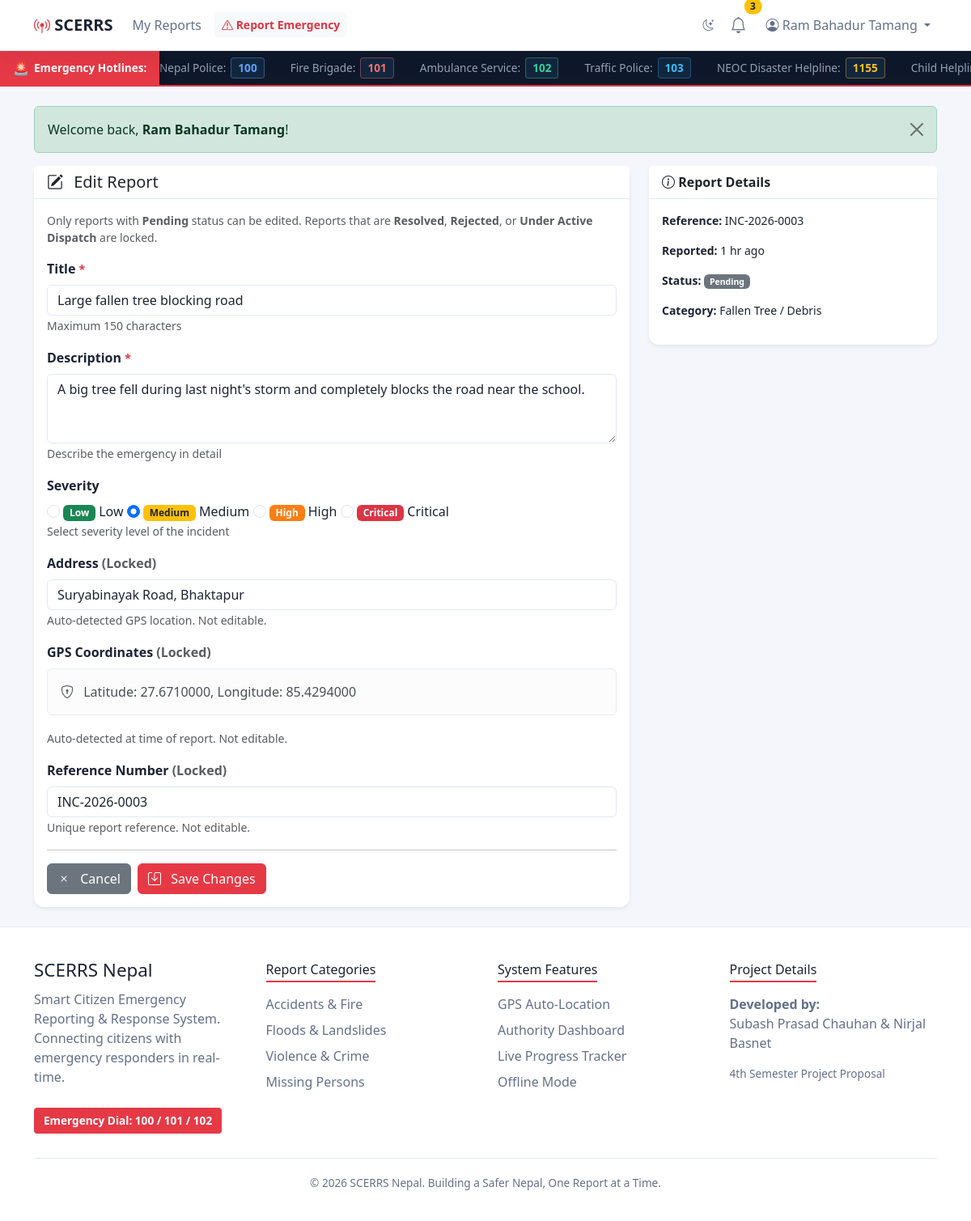
Page /citizen/edit_report.php?id=3 (signed in) on the committed database.
### tables this page shows
CREATE TABLE users (
  id             INT UNSIGNED AUTO_INCREMENT PRIMARY KEY,
  name           VARCHAR(120) NOT NULL,
  first_name     VARCHAR(80)  DEFAULT NULL,
  middle_name    VARCHAR(80)  DEFAULT NULL,
  last_name      VARCHAR(80)  DEFAULT NULL,
  email          VARCHAR(150) NOT NULL UNIQUE,
  phone          VARCHAR(20)  DEFAULT NULL,
  country        VARCHAR(60)  DEFAULT 'Nepal',
  identity_type  ENUM('citizenship','passport') DEFAULT 'citizenship',
  identity_no    VARCHAR(50)  DEFAULT NULL,
  province       VARCHAR(60)  DEFAULT NULL,
  district       VARCHAR(60)  DEFAULT NULL,
  municipality   VARCHAR(120) DEFAULT NULL,
  tole           VARCHAR(120) DEFAULT NULL,
  ward_no        SMALLINT UNSIGNED DEFAULT NULL,
  officer_id     VARCHAR(50)  DEFAULT NULL,
  designation    VARCHAR(100) DEFAULT NULL,
  official_email VARCHAR(150) DEFAULT NULL,
  dept_address   VARCHAR(255) DEFAULT NULL,
  password       VARCHAR(255) NOT NULL,
  role           ENUM('citizen','authority','admin') NOT NULL DEFAULT 'citizen',
  department_id  INT UNSIGNED DEFAULT NULL,
  active         TINYINT(1) NOT NULL DEFAULT 1,
  created_at     TIMESTAMP DEFAULT CURRENT_TIMESTAMP,
  CONSTRAINT fk_users_department FOREIGN KEY (department_id) REFERENCES departments(id) ON DELETE SET NULL,
  INDEX idx_users_role (role)
);

CREATE TABLE incidents (
  id           INT UNSIGNED AUTO_INCREMENT PRIMARY KEY,
  ref_no       VARCHAR(20) NOT NULL UNIQUE,
  user_id      INT UNSIGNED NOT NULL,
  category_id  INT UNSIGNED NOT NULL,
  title        VARCHAR(150) NOT NULL,
  description  TEXT NOT NULL,
  latitude     DECIMAL(10,7) NOT NULL,
  longitude    DECIMAL(10,7) NOT NULL,
  address      VARCHAR(255) DEFAULT NULL,
  severity     ENUM('low','medium','high','critical') NOT NULL DEFAULT 'medium',
  status       ENUM('pending','acknowledged','in_progress','resolved','rejected') NOT NULL DEFAULT 'pending',
  created_at   TIMESTAMP DEFAULT CURRENT_TIMESTAMP,
  updated_at   TIMESTAMP DEFAULT CURRENT_TIMESTAMP ON UPDATE CURRENT_TIMESTAMP,
  CONSTRAINT fk_incidents_user     FOREIGN KEY (user_id)     REFERENCES users(id)     ON DELETE CASCADE,
  CONSTRAINT fk_incidents_category FOREIGN KEY (category_id) REFERENCES categories(id),
  INDEX idx_incidents_status   (status),
  INDEX idx_incidents_category (category_id),
  INDEX idx_incidents_created  (created_at)
);

CREATE TABLE categories (
  id            INT UNSIGNED AUTO_INCREMENT PRIMARY KEY,
  name          VARCHAR(100) NOT NULL UNIQUE,
  department_id INT UNSIGNED NOT NULL,
  icon          VARCHAR(10)  DEFAULT '⚠️',
  active        TINYINT(1) NOT NULL DEFAULT 1,
  CONSTRAINT fk_categories_department FOREIGN KEY (department_id) REFERENCES departments(id),
  INDEX idx_categories_active (active)
);

### config/db.php (called while the page is built, shortened)
<?php
function db(): PDO
{
    static $pdo = null;
    if ($pdo === null) {
        $dsn = sprintf('mysql:host=%s;port=%s;dbname=%s;charset=utf8mb4', DB_HOST, DB_PORT, DB_NAME);
        try {
            $pdo = new PDO($dsn, DB_USER, DB_PASS, [
                PDO::ATTR_ERRMODE            => PDO::ERRMODE_EXCEPTION,
                PDO::ATTR_DEFAULT_FETCH_MODE => PDO::FETCH_ASSOC,
                PDO::ATTR_EMULATE_PREPARES   => false,
            ]);
        } catch (PDOException $e) {
            http_response_code(500);
            exit('Database connection failed. Please make sure MySQL is running and the "scerrs" database is imported (see database/scerrs.sql).');
        }
    }
    return $pdo;
}

### citizen/edit_report.php (the view, shortened to what this page needs)
<?php
$user = require_role('citizen');
$id = (int)($_GET['id'] ?? 0);
$stmt = db()->prepare(
    'SELECT i.*, c.name AS category_name, c.icon, d.name AS department_name
     FROM incidents i
     JOIN categories c ON c.id = i.category_id
     JOIN departments d ON d.id = c.department_id
     WHERE i.id = ? AND i.user_id = ?'
);
$stmt->execute([$id, $user['id']]);
$incident = $stmt->fetch();
?>
<?php require __DIR__ . '/../includes/header.php'; ?>
<div class="row g-4">
  <div class="col-lg-8">
    <div class="card border-0 shadow-sm">
      <div class="card-header bg-white fw-semibold">
        <h5 class="mb-0"><i class="bi bi-pencil-square me-2"></i> Edit Report</h5>
      </div>
      <div class="card-body">
        <p class="text-muted small mb-3">Only reports with <strong>Pending</strong> status can be edited. Reports that are <strong>Resolved</strong>, <strong>Rejected</strong>, or <strong>Under Active Dispatch</strong> are locked.</p>
        <div class="row g-3">
          <div class="col-12">
            <label class="form-label fw-semibold">Title <span class="text-danger small">*</span></label>
            <input type="text" class="form-control" name="title" value="<?= e($incident['title']) ?>" required>
            <small class="text-muted">Maximum 150 characters</small>
          </div>
          <div class="col-12">
            <label class="form-label fw-semibold">Description <span class="text-danger small">*</span></label>
            <textarea class="form-control" name="description" rows="3" required><?= nl2br(e($incident['description'])) ?></textarea>
            <small class="text-muted">Describe the emergency in detail</small>
          </div>
          <div class="col-12">
            <label class="form-label fw-semibold">Severity</label>
            <div class="radio-group">
              <?php foreach(['low', 'medium', 'high', 'critical'] as $sev): ?>
                <label class="form-check-label">
                  <input type="radio" name="severity" class="form-check-input" value="<?= $sev ?>" <?= $incident['severity'] === $sev ? 'checked' : '' ?>>
                  <?= severity_badge($sev) ?> <?= ucfirst($sev) ?>
                </label>
              <?php endforeach; ?>
            </div>
            <small class="text-muted">Select severity level of the incident</small>
          </div>
          <div class="col-12">
            <label class="form-label fw-semibold">Address <span class="text-muted">(Locked)</span></label>
            <input type="text" class="form-control" value="<?= e($incident['address'] ?? '') ?>" readonly>
            <small class="text-muted text-muted">Auto-detected GPS location. Not editable.</small>
          </div>
          <div class="col-12">
            <label class="form-label fw-semibold">GPS Coordinates <span class="text-muted">(Locked)</span></label>
            <div class="alert alert-light">
              <i class="bi bi-shield-lock me-2"></i>
              Latitude: <?= e($incident['latitude']) ?>, Longitude: <?= e($incident['longitude']) ?>
            </div>
            <small class="text-muted text-muted">Auto-detected at time of report. Not editable.</small>
          </div>
          <div class="col-12">
            <label class="form-label fw-semibold">Reference Number <span class="text-muted">(Locked)</span></label>
            <input type="text" class="form-control" value="<?= e($incident['ref_no']) ?>" readonly>
            <small class="text-muted text-muted">Unique report reference. Not editable.</small>
          </div>
        </div>
        <hr>
        <div class="d-flex gap-2">
          <button type="button" class="btn btn-secondary" onclick="window.location.href='<?= url('citizen/report_view.php?id=' . $incident['id']) ?>'">
            <i class="bi bi-x me-2"></i> Cancel
          </button>
          <button type="submit" form="editReportForm" class="btn btn-danger">
            <i class="bi bi-save me-2"></i> Save Changes
          </button>
        </div>
      </div>
    </div>
  </div>
  <div class="col-lg-4">
    <div class="card border-0 shadow-sm">
      <div class="card-header bg-white fw-semibold"><i class="bi bi-info-circle"></i> Report Details</div>
      <div class="card-body small">
        <p><strong>Reference:</strong> <?= e($incident['ref_no']) ?></p>
        <p><strong>Reported:</strong> <?= e(time_ago($incident['created_at'])) ?></p>
        <p><strong>Status:</strong> <?= status_badge($incident['status']) ?></p>
        <p><strong>Category:</strong> <?= e($incident['category_name']) ?></p>
      </div>
    </div>
  </div>
</div>
<?php require __DIR__ . '/../includes/footer.php'; ?>

### includes/header.php (shortened to what this page needs)
<?php
$fluid       = $fluid       ?? false;
$user        = current_user();
$unread      = 0;
if ($user) {
    $stmt = db()->prepare('SELECT COUNT(*) FROM notifications WHERE user_id = ? AND is_read = 0');
    $stmt->execute([$user['id']]);
    $unread = (int)$stmt->fetchColumn();
}
?>
<!DOCTYPE html>
<html lang="en">
<head>
<link href="https://cdn.jsdelivr.net/npm/bootstrap@5.3.3/dist/css/bootstrap.min.css" rel="stylesheet">
<link href="https://cdn.jsdelivr.net/npm/bootstrap-icons@1.11.3/font/bootstrap-icons.min.css" rel="stylesheet">
<link rel="stylesheet" href="<?= asset('assets/css/style.css') ?>">
</head>
<body>
<nav class="navbar navbar-expand-lg site-navbar sticky-top">
  <div class="container">
    <a class="navbar-brand fw-bold" href="<?= url('index.php') ?>">
      <i class="bi bi-broadcast-pin"></i> SCERRS
    </a>
    <div class="collapse navbar-collapse" id="mainNav">
      <ul class="navbar-nav me-auto">
        <?php if (!$user): ?>
          <li class="nav-item"><a class="nav-link" href="<?= url('index.php') ?>">Home</a></li>
        <?php elseif ($user['role'] === 'citizen'): ?>
          <li class="nav-item"><a class="nav-link" href="<?= url('citizen/dashboard.php') ?>">My Reports</a></li>
          <li class="nav-item"><a class="btn btn-light btn-sm text-danger fw-semibold ms-lg-2 mt-1" href="<?= url('citizen/report_new.php') ?>"><i class="bi bi-exclamation-triangle"></i> Report Emergency</a></li>
        <?php elseif ($user['role'] === 'authority'): ?>
          <li class="nav-item"><a class="nav-link" href="<?= url('authority/dashboard.php') ?>">Incidents</a></li>
          <li class="nav-item"><a class="nav-link" href="<?= url('authority/analytics.php') ?>">Analytics</a></li>
        <?php endif; ?>
      </ul>
      <ul class="navbar-nav ms-auto align-items-lg-center">
        <li class="nav-item me-lg-1">
          <button class="btn btn-sm border-0" id="themeToggle" type="button" title="Toggle light/dark theme" aria-label="Toggle theme">
            <i class="bi bi-moon-stars"></i>
          </button>
        </li>
        <?php if ($user): ?>
          <li class="nav-item me-lg-2">
            <a class="nav-link position-relative" href="<?= url('notifications.php') ?>" title="Notifications">
              <i class="bi bi-bell fs-5"></i>
              <?php if ($unread > 0): ?>
                <span class="position-absolute top-0 start-100 translate-middle badge rounded-pill bg-warning text-dark"><?= $unread ?></span>
              <?php endif; ?>
            </a>
          </li>
          <li class="nav-item dropdown">
            <a class="nav-link dropdown-toggle" href="#" data-bs-toggle="dropdown">
              <i class="bi bi-person-circle"></i> <?= e($user['name']) ?>
            </a>
          </li>
        <?php else: ?>
          <li class="nav-item"><a class="nav-link" href="<?= url('auth/login.php') ?>">Login</a></li>
          <li class="nav-item"><a class="btn btn-danger btn-sm ms-lg-2" href="<?= url('auth/register.php') ?>">Register</a></li>
        <?php endif; ?>
      </ul>
    </div>
  </div>
</nav>
<div class="emergency-marquee-container">
  <div class="marquee-label">
    <span class="pulse-icon">🚨</span> Emergency Hotlines:
  </div>
  <div class="marquee-wrapper">
    <div class="marquee-content">
      <span class="hotline-item police"><span class="agency-name">Nepal Police:</span> <a href="tel:100">100</a></span>
      <span class="hotline-item fire"><span class="agency-name">Fire Brigade:</span> <a href="tel:101">101</a></span>
      <span class="hotline-item ambulance"><span class="agency-name">Ambulance Service:</span> <a href="tel:102">102</a></span>
      <span class="hotline-item traffic"><span class="agency-name">Traffic Police:</span> <a href="tel:103">103</a></span>
      <span class="hotline-item disaster"><span class="agency-name">NEOC Disaster Helpline:</span> <a href="tel:1155">1155</a></span>
      <span class="hotline-item child"><span class="agency-name">Child Helpline:</span> <a href="tel:1098">1098</a></span>
    </div>
  </div>
</div>
<main class="<?= $fluid ? 'container-fluid px-0' : 'container py-4' ?>">
<?php foreach (get_flashes() as $f): ?>
  <div class="alert alert-<?= e($f['type']) ?> alert-dismissible fade show" role="alert">
    <?= $f['message']  ?>
    <button type="button" class="btn-close" data-bs-dismiss="alert"></button>
  </div>
<?php endforeach; ?>

### includes/functions.php (shortened to what this page needs)
<?php
function e(?string $value): string
{
    return htmlspecialchars((string)$value, ENT_QUOTES, 'UTF-8');
}
function url(string $path = ''): string
{
    return BASE_URL . ltrim($path, '/');
}
function asset(string $path): string
{
    $full = APP_ROOT . DIRECTORY_SEPARATOR . ltrim(str_replace('/', DIRECTORY_SEPARATOR, $path), DIRECTORY_SEPARATOR);
    $ver  = @filemtime($full) ?: time();
    return url($path) . '?v=' . $ver;
}
function get_flashes(): array
{
    $flashes = $_SESSION['flash'] ?? [];
    return $flashes;
}
function current_user(): ?array
{
    static $user = false;
    if ($user === false) {
        if (empty($_SESSION['user_id'])) {
            $user = null;
        } else {
            $stmt = db()->prepare(
                'SELECT u.*, d.name AS department_name, d.code AS department_code
                 FROM users u LEFT JOIN departments d ON d.id = u.department_id
                 WHERE u.id = ? AND u.active = 1'
            );
            $stmt->execute([$_SESSION['user_id']]);
            $user = $stmt->fetch() ?: null;
        }
    }
    return $user;
}
function require_login(): array
{
    $user = current_user();
    return $user;
}
function require_role(string ...$roles): array
{
    $user = require_login();
    return $user;
}
function status_label(string $status): string
{
    return match ($status) {
        'in_progress'  => 'In Progress',
        default        => ucfirst($status),
    };
}
function status_badge(string $status): string
{
    $color = match ($status) {
        'pending'      => 'secondary',
        'acknowledged' => 'info',
        'in_progress'  => 'primary',
        'resolved'     => 'success',
        'rejected'     => 'danger',
        default        => 'dark',
    };
    return '<span class="badge text-bg-' . $color . '">' . e(status_label($status)) . '</span>';
}
function severity_badge(string $severity): string
{
    return '<span class="badge badge-sev-' . e($severity) . '">' . e(ucfirst($severity)) . '</span>';
}
function time_ago(string $datetime): string
{
    $ts   = strtotime($datetime);
    $diff = time() - $ts;
    if ($diff < 86400)  return floor($diff / 3600) . ' hr ago';
    return date('M j, Y', $ts);
}

### rows in the picture
users: name "Ram Bahadur Tamang"
incidents: title "Large fallen tree blocking road", description "A big tree fell during last night's storm and completely blocks the road near the school.", severity "☐ Low Low", severity "☑ Medium Medium", severity "Medium", severity "☐ High High", severity "☐ Critical Critical", address "Suryabinayak Road, Bhaktapur", latitude "27.6710000", longitude "85.4294000", ref_no "INC-2026-0003", created_at "1 hr ago", status "Pending", category.name "Fallen Tree / Debris"

### other values in the picture
$unread "3"
$f['message'] "Welcome back, Ram Bahadur Tamang !"
$severity "Low"
$sev "Low"
$sev "Medium"
$severity "High"
$sev "High"
$severity "Critical"
$sev "Critical"
